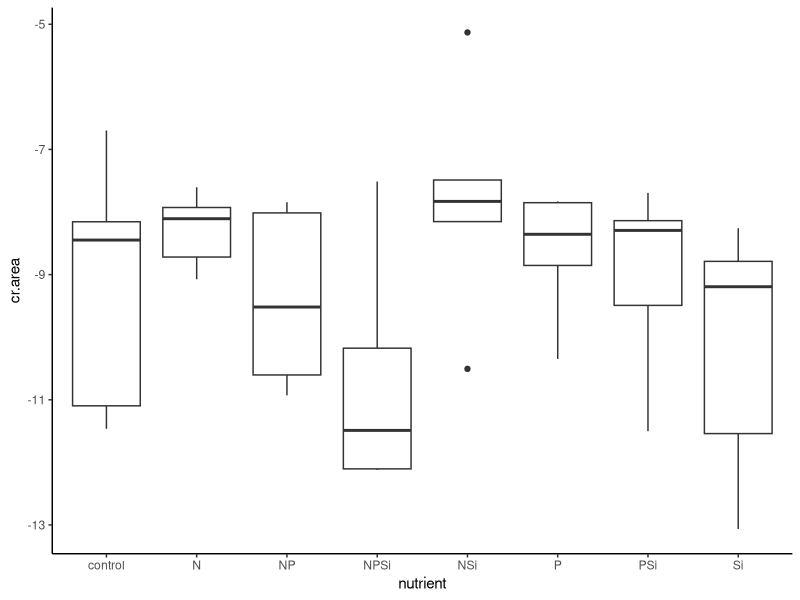
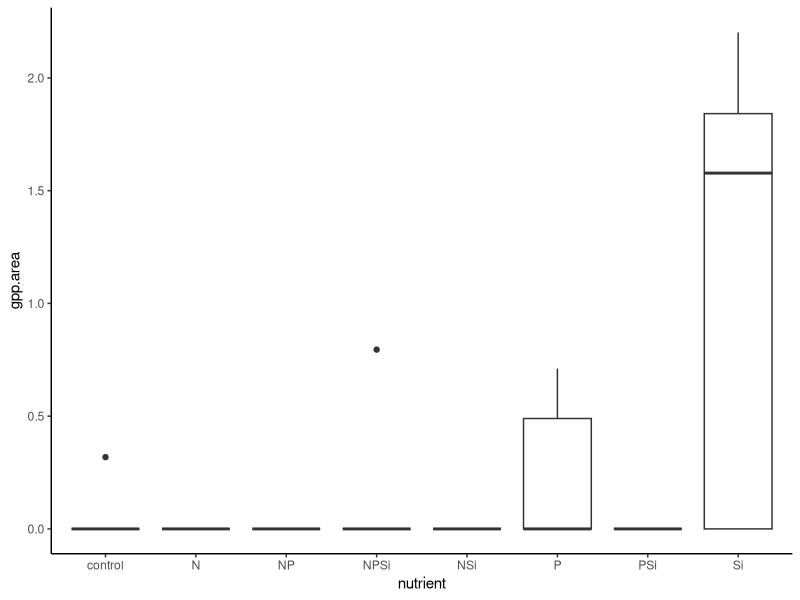
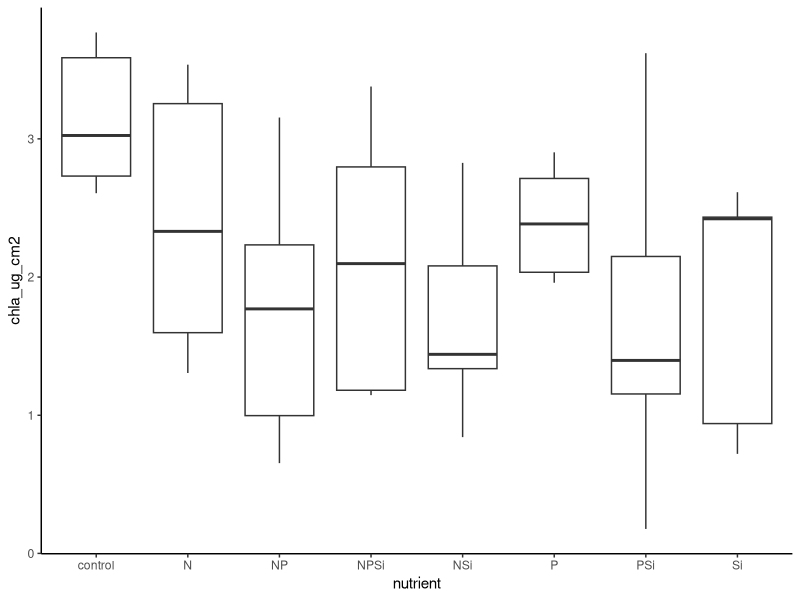
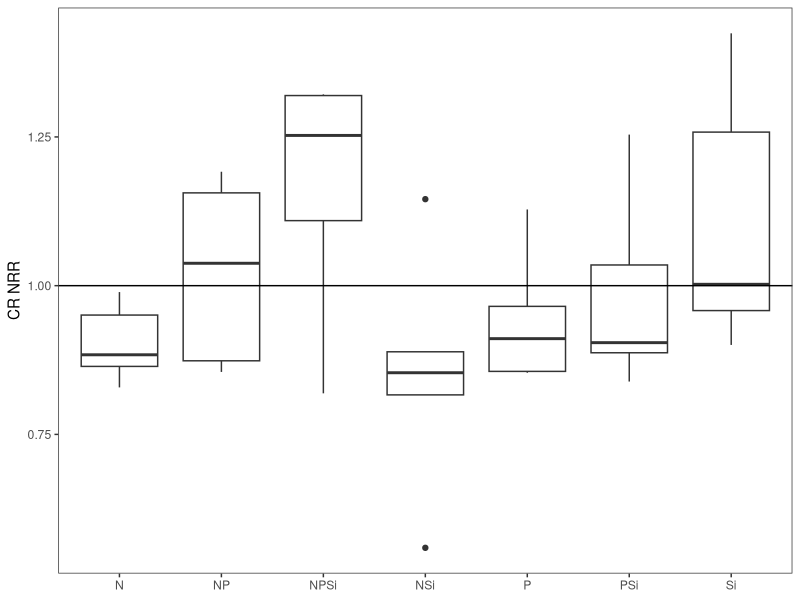
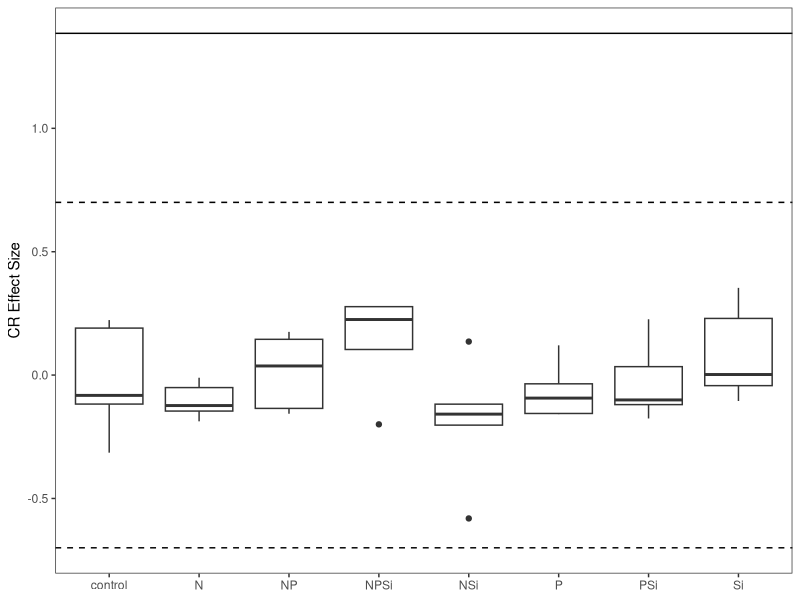
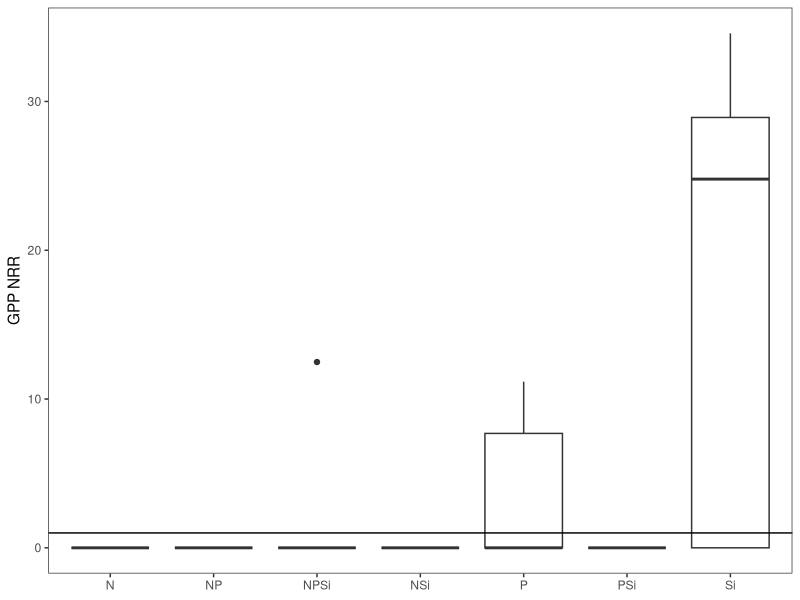
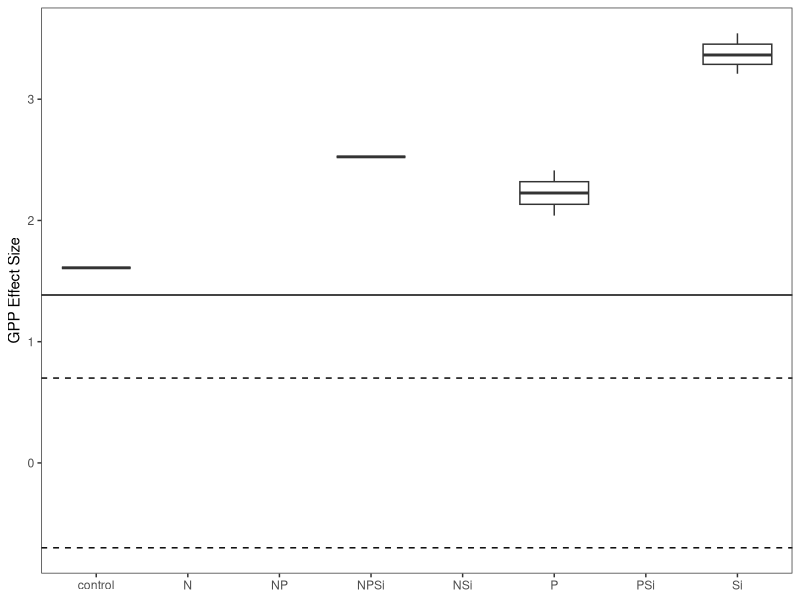
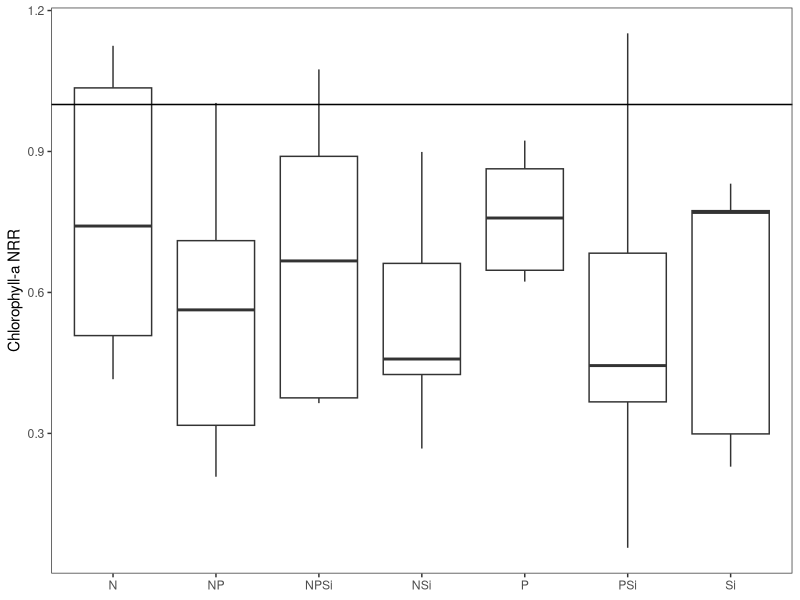

These figures' R source, in order: (Note: this script raises an error after producing the figures.)
#Author:  Clay Arango
#Creation date: 10-Feb-19
#Script to analyze NDS data from Summer 2018 NDS work with S. Roley and A. Alexiades

#packages
install.packages("nlme")
install.packages("nortest")
install.packages("plyr")
install.packages("dplyr")
install.packages("multcomp")
install.packages("MASS")
install.packages("ggplot2")
library(nlme)
library(nortest)
library(plyr)
library(dplyr)
library(multcomp)
library(MASS)
library(ggplot2)

#Load data
cen_lan_fall <- read.table(file="cen_lan_fall.csv", header=T, sep=",")

#set variable
d = cen_lan_fall

#evaluate data to make sure factors are correct
names(d)

unique(d$nutrient) #control, N, NP, NPSi, NSi, P, PSi, Si
unique(d$N) #should be 0 and 1
unique(d$P) #should be 0 and 1
unique(d$Si) #should be 0 and 1
unique(d$top) #should be "sponge" and "glass"
#if need to change, use recode function below. 
d$top<-recode(d$top, "cellulose" ="sponge")
str(d)

#convert N and P vand Si alues (0 or 1 for absence or presence) to factors
d$N<-as.factor(d$N)
d$P<-as.factor(d$P)
d$Si<-as.factor(d$Si)
str(d)

#subset data into gpp and cr response
d.cr = subset(d, top=="sponge", data=d)
d.gpp = subset(d, top=="glass", data=d)

#check for outliers and check data entry before calculating CR-NRR
ggplot(d.cr, aes(x=nutrient, y=cr.area)) + geom_boxplot() + theme_classic()
#N+Si group is spread out but centered

#calculate nrr for cr
x<-ddply(d.cr, "nutrient", summarise, ave_cr = mean(cr.area, na.rm=T)) 
x
d.cr$cr.nrr = d.cr$cr.area/-9.172439 #divide by control ave_cr

#check for outliers and check data entry before calculating GPP- and chla-NRR
ggplot(d.gpp, aes(x=nutrient, y=gpp.area)) + geom_boxplot() + theme_classic()
#way too many zeros in this data set
ggplot(d.gpp, aes(x=nutrient, y=chla_ug_cm2)) + geom_boxplot() + theme_classic()
#no outliers

#calculate nrr for gpp and chla
x<- ddply(d.gpp, "nutrient", summarise, ave_gpp = mean(gpp.area, na.rm=T), ave_chla = mean(chla_ug_cm2, na.rm=T)) 
x
d.gpp$gpp.nrr = d.gpp$gpp.area/0.06366686 #divide by control ave_gpp
d.gpp$chla.nrr = d.gpp$chla_ug_cm2/3.143975 #divide by control ave_chla
#use to exclude outliers
#x1<- ddply(subset(d.gpp, !(nds.id=="F6")), "nutrient", summarise, ave_chla = mean(chla_ug_cm2, na.rm=T)) 
#x1
#d.gpp$chla.nrr_1<-d.gpp$chla_ug_cm2/2.700340

#combine into one file and export
d.cr$chla.nrr<-NA
#d.cr$chla.nrr_1<-NA#for excluded outliers
d.cr$gpp.nrr<-NA
d.gpp$cr.nrr<-NA
d.nrr<-rbind(d.cr, d.gpp)
d.nrr$site.date<-"cen_lan_fall"
d.nrr$gpp.es<-log(d.nrr$gpp.nrr)
d.nrr$cr.es<-log(d.nrr$cr.nrr)
d.nrr$chla.es<-log(d.nrr$chla.nrr)

write.table(d.nrr, "cen_lan_fall_nrr.csv",  sep=",", quote=F, row.names =F)

###############
#plots of NRR
##############
ggplot(data=subset(d.cr, !(nutrient=="control")), aes(x=nutrient, y=cr.nrr))+geom_boxplot()+theme_bw()+
  ylab("CR NRR")+geom_abline(slope = 0, intercept = 1)+
  theme(axis.title.x=element_blank(), panel.grid.minor=element_blank(), panel.grid.major=element_blank())

ggplot(data=subset(d.nrr, (top=="sponge")), aes(x=nutrient, y=cr.es))+geom_boxplot()+theme_bw()+
  ylab("CR Effect Size")+geom_hline(yintercept = 0.7, lty="dashed")+ geom_hline(yintercept = -0.7, lty="dashed")+
  geom_hline(yintercept = 1.385)+
  theme(axis.title.x=element_blank(), panel.grid.minor=element_blank(), panel.grid.major=element_blank())
#nothing over 1.385, so no significance?

ggplot(data=subset(d.gpp, !(nutrient=="control")), aes(x=nutrient, y=gpp.nrr))+geom_boxplot()+theme_bw()+
  ylab("GPP NRR")+geom_abline(slope = 0, intercept = 1)+
  theme(axis.title.x=element_blank(), panel.grid.minor=element_blank(), panel.grid.major=element_blank())
#no limitation

ggplot(data=subset(d.nrr, top =="glass"),aes(x=nutrient, y=gpp.es))+geom_boxplot()+theme_bw()+
  ylab("GPP Effect Size")+geom_hline(yintercept = 0.7, lty="dashed")+
  geom_hline(yintercept = -0.7, lty="dashed")+ geom_hline(yintercept = 1.385)+
  theme(axis.title.x=element_blank(), panel.grid.minor=element_blank(), panel.grid.major=element_blank())
#too few replicates to be meaningful

ggplot(data=subset(d.gpp, !(nutrient=="control")), aes(x=nutrient, y=chla.nrr))+geom_boxplot()+theme_bw()+
  ylab("Chlorophyll-a NRR")+geom_abline(slope = 0, intercept = 1)+ 
  theme(axis.title.x=element_blank(), panel.grid.minor=element_blank(), panel.grid.major=element_blank())
#no limitation

ggplot(data=subset(d.nrr, (top=="glass")), aes(x=nutrient, y=chla.es))+geom_boxplot()+theme_bw()+
  ylab("Chla Effect Size")+ geom_hline(yintercept = 0.7, lty="dashed")+ geom_hline(yintercept = -0.7, lty="dashed")+    
  geom_hline(yintercept = 1.385)+
  theme(axis.title.x=element_blank(), panel.grid.minor=element_blank(), panel.grid.major=element_blank())
#nothing over 1.385 so no significance, possible P and or Si limitation?

##########
#NRR Summary Files
#########

GPP_sum<-ddply(d.gpp, "nutrient", summarise, ave_nrr.gpp=mean(gpp.nrr, na.rm=T), sd_nrr.gpp=sd(gpp.nrr, na.rm=T), 
               se_nrr.gpp =(sd(gpp.nrr)/sqrt(sum(!is.na(gpp.nrr)))), 
               ci95_nrr.gpp = (1.96*(sd(gpp.nrr)/sqrt(sum(!is.na(gpp.nrr))))),
               ave_nrr.chla=mean(chla.nrr, na.rm=T), sd_nrr.chla=sd(chla.nrr, na.rm=T), 
               se_nrr.chla =(sd(chla.nrr)/sqrt(sum(!is.na(chla.nrr)))), 
               ci95_nrr.chla = (1.96*(sd(chla.nrr)/sqrt(sum(!is.na(chla.nrr))))))
CR_sum<-ddply(d.cr, "nutrient", summarise, ave_nrr.cr=mean(cr.nrr, na.rm=T), sd_nrr.cr=sd(cr.nrr, na.rm=T), 
              se_nrr.cr =(sd(cr.nrr)/sqrt(sum(!is.na(cr.nrr)))), 
              ci95_nrr.cr = (1.96*(sd(cr.nrr)/sqrt(sum(!is.na(cr.nrr))))))

#now combine into one and export
d.sum<-merge(GPP_sum, CR_sum, by="nutrient")
d.sum$site_date<-"cen_lan_fall"
write.table(d.sum, "cen_lan_fall_summ.csv",  sep=",", quote=F, row.names=F)

############################################################
#analyze RESPIRATION data
############################################################

M1<-gls(cr.area~N*P*Si, data=d.cr, na.action=na.omit)
E1<-residuals(M1)
qqnorm(E1)
qqline(E1)
ad.test(E1)
   #residuals are normally distributed
hist(E1)  
plot(M1)

plot(filter(d.cr, !is.na(cr.area)) %>% dplyr::select(nutrient), 
     E1, xlab="nutrient", ylab="Residuals")
bartlett.test(cr.area~nutrient, data=d.cr)
   #variance test is ok

anova(M1)
#numDF   F-value p-value
#(Intercept)     1 1238.9517  <.0001
#N               1    0.1641  0.6881
#P               1    1.2067  0.2802
#Si              1    1.1268  0.2964
#N:P             1    7.3144  0.0109
#N:Si            1    0.0672  0.7972
#P:Si            1    0.3027  0.5860
#N:P:Si          1    1.3141  0.2602

#Results suggest NxP interaction (co-limitation), but this appears to only occur when Si present.
#Does the NPSi treatment just increase N and P replication? Or is there something about Si?
  

##########################################################
#do multiple 2 way ANOVAs to improve our ability to interpret
##########################################################
#N and P
M1<-gls(cr.area~N*P, data=d.cr, na.action=na.omit)
E1<-residuals(M1)
qqnorm(E1)
qqline(E1)
ad.test(E1)
#residuals are normally distributed, p=0.7671
hist(E1)  
plot(M1)

bartlett.test(cr.area~nutrient, data=d.cr)
#variance test OK

anova(M1) #antagonist interaction suggests no N or P limitation

#remove NA for plotting
xx = na.omit(subset(d.cr, select = c(N,P,cr.area)))
interaction.plot(xx$N, xx$P, xx$cr.area*-1)

#N and Si
M1<-gls(cr.area~N*Si, data=d.cr, na.action=na.omit)
E1<-residuals(M1)
qqnorm(E1)
qqline(E1)
ad.test(E1)
#residuals are not normally distributed, p=0.008848
hist(E1)  
plot(M1)

bartlett.test(cr.area~nutrient, data=d.cr)
#variance test OK

anova(M1) #interpretation, no limitation

#remove NA for plotting
xx = na.omit(subset(d.cr, select = c(N,Si,cr.area)))
interaction.plot(xx$N, xx$Si, xx$cr.area*-1)

#P and Si
M1<-gls(cr.area~P*Si, data=d.cr, na.action=na.omit)
E1<-residuals(M1)
qqnorm(E1)
qqline(E1)
ad.test(E1)
#residuals are normally distributed, p=0.0814
hist(E1)  
plot(M1)

bartlett.test(cr.area~nutrient, data=d.cr)
#variance test OK

anova(M1) #interpretation, no limitation

#remove NA for plotting
xx = na.omit(subset(d.cr, select = c(P,Si,cr.area)))
interaction.plot(xx$P, xx$Si, xx$cr.area*-1)
##########################################################
##########################################################

x <- group_by(d.cr, nutrient) %>%  # Grouping function causes subsequent functions to aggregate by season and reach
  summarize(cr.mean = abs(mean(cr.area, na.rm = TRUE)), # na.rm = TRUE to remove missing values
            cr.sd=abs(sd(cr.area, na.rm = TRUE)),  # na.rm = TRUE to remove missing values
            n = sum(!is.na(cr.area)), # of observations, excluding NAs. 
            cr.se=cr.sd/sqrt(n))

ggplot(data=x, aes(x=nutrient, y=cr.mean)) + 
  geom_bar(stat="identity", position=position_dodge(), color = "black") + 
  geom_errorbar(aes(ymin=cr.mean, ymax=cr.mean+cr.se), width=0.2, 
                position=position_dodge(0.9)) + 
  xlab("Nutrient") +
  ylab(expression(Respiration~(ug~O[2]~m^{-2}~h^{-1}))) +
  ylim(0,20) +
  labs(fill="Light") +
  theme_bw() +
  theme(panel.grid.major=element_blank(),
        panel.grid.minor=element_blank(),
        legend.title=element_text(size=6),
        legend.key=element_blank(), 
        legend.position=c(0.5,0.95), 
        legend.text=element_text(size=8), 
        legend.background=element_blank(), 
        legend.direction="horizontal", 
        legend.key.size=unit(0.3, "cm"), 
        axis.title.y=element_text(size=8), 
        axis.title.x=element_text(size=8), 
        axis.text.x=element_text(size=8))

#ggsave('output/figures/Ring_fall.tiff',
#       units="in",
#       width=3.25,
#       height=3.25,
#       dpi=1200,
#       compression="lzw")

#summarize nrr
x <- group_by(d.cr, nutrient) %>%  # Grouping function causes subsequent functions to aggregate by season and reach
  summarize(cr.mean = abs(mean(cr.nrr, na.rm = TRUE)), # na.rm = TRUE to remove missing values
            cr.sd=abs(sd(cr.nrr, na.rm = TRUE)),  # na.rm = TRUE to remove missing values
            n = sum(!is.na(cr.nrr)), # of observations, excluding NAs. 
            cr.se=cr.sd/sqrt(n))

############################################################
#analyze the PRODUCTION data
############################################################

M1<-gls(gpp.area~N*P*Si, data=d.gpp, na.action=na.omit) 
E1<-residuals(M1)
qqnorm(E1)
qqline(E1)
ad.test(E1)
   #residuals are not normal

hist(E1, xlab="residuals", main="")
plot(M1)

plot(filter(d.gpp, !is.na(gpp.area)) %>% dplyr::select(nutrient), 
     E1, xlab="nutrient", ylab="Residuals")
bartlett.test(gpp.area~nutrient, data=d.gpp)
   #variance test is bad

anova(M1)
  
x <- group_by(d.gpp, nutrient) %>%  # Grouping function causes subsequent functions to aggregate by season and reach
  summarize(gpp.mean = abs(mean(gpp.area, na.rm = TRUE)), # na.rm = TRUE to remove missing values
            gpp.sd=abs(sd(gpp.area, na.rm = TRUE)),  # na.rm = TRUE to remove missing values
            n = sum(!is.na(gpp.area)), # of observations, excluding NAs. 
            gpp.se=gpp.sd/sqrt(n))

ggplot(data=x, aes(x=nutrient, y=gpp.mean)) + 
  geom_bar(stat="identity", position=position_dodge(), color = "black") + 
  geom_errorbar(aes(ymin=gpp.mean, ymax=gpp.mean+gpp.se), width=0.2, 
                position=position_dodge(0.9)) + 
  xlab("Nutrient") +
  ylab(expression(Production~(ug~O[2]~m^{-2}~h^{-1}))) +
  labs(fill="Light") +
  theme_bw() +
  theme(panel.grid.major=element_blank(),
        panel.grid.minor=element_blank(), 
        legend.title=element_text(size=6), 
        legend.key=element_blank(),  
        legend.position=c(0.5,0.95),  
        legend.text=element_text(size=8),  
        legend.background=element_blank(),  
        legend.direction="horizontal",  
        legend.key.size=unit(0.3, "cm"),  
        axis.title.y=element_text(size=8),  
        axis.title.x=element_text(size=8),  
        axis.text.x=element_text(size=8))

#ggsave('output/figures/gppByNutrient.tiff',
#       units="in",
#       width=3.25,
#       height=3.25,
#       dpi=1200,
#       compression="lzw")

#summarize nrr
x <- group_by(d.gpp, nutrient) %>%  # Grouping function causes subsequent functions to aggregate by season and reach
  summarize(gpp.mean = abs(mean(gpp.nrr, na.rm = TRUE)), # na.rm = TRUE to remove missing values
            gpp.sd=abs(sd(gpp.nrr, na.rm = TRUE)),  # na.rm = TRUE to remove missing values
            n = sum(!is.na(gpp.nrr)), # of observations, excluding NAs. 
            gpp.se=gpp.sd/sqrt(n))

############################################################
#analyze the CHL-A biomass on disks

M1<-gls(chla_ug_cm2~N*P*Si, data=d.gpp, na.action=na.omit)
E1<-residuals(M1)
qqnorm(E1)
qqline(E1)
ad.test(E1)
  #residuals look OK (p = 0.4738)
hist(E1)
plot(M1)


bartlett.test(chla_ug_cm2~nutrient, data=d.gpp)
  #variance is OK p = 0.5385

anova(M1)
